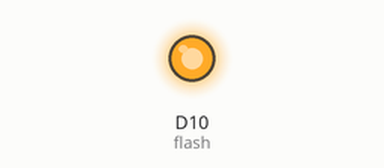
Recording of a program running on a simulated CircuitPython board. Parts: output pins drawn as LEDs (lit = HIGH). What the program prints to the serial console is not drawn.

Above: at 0.12 s.
At 2.7 s:
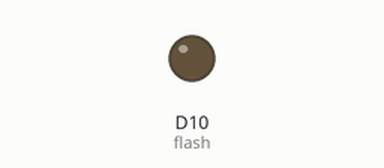
Timing chart, 0 to 6.8 s (numbered marks = the images above):
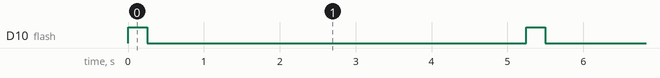

The program:

code.py
```python
import board
import time
import digitalio
from microcontroller import Pin

flash = digitalio.DigitalInOut(board.D10)
flash.direction = digitalio.Direction.OUTPUT


while(True):
    print("Flash")
    flash.value = True
    time.sleep(0.25)
    flash.value = False
    time.sleep(5)
```

Measured:
- by itself, D10 (flash): alternates HIGH for 0.25 s and LOW for 5.0 s
